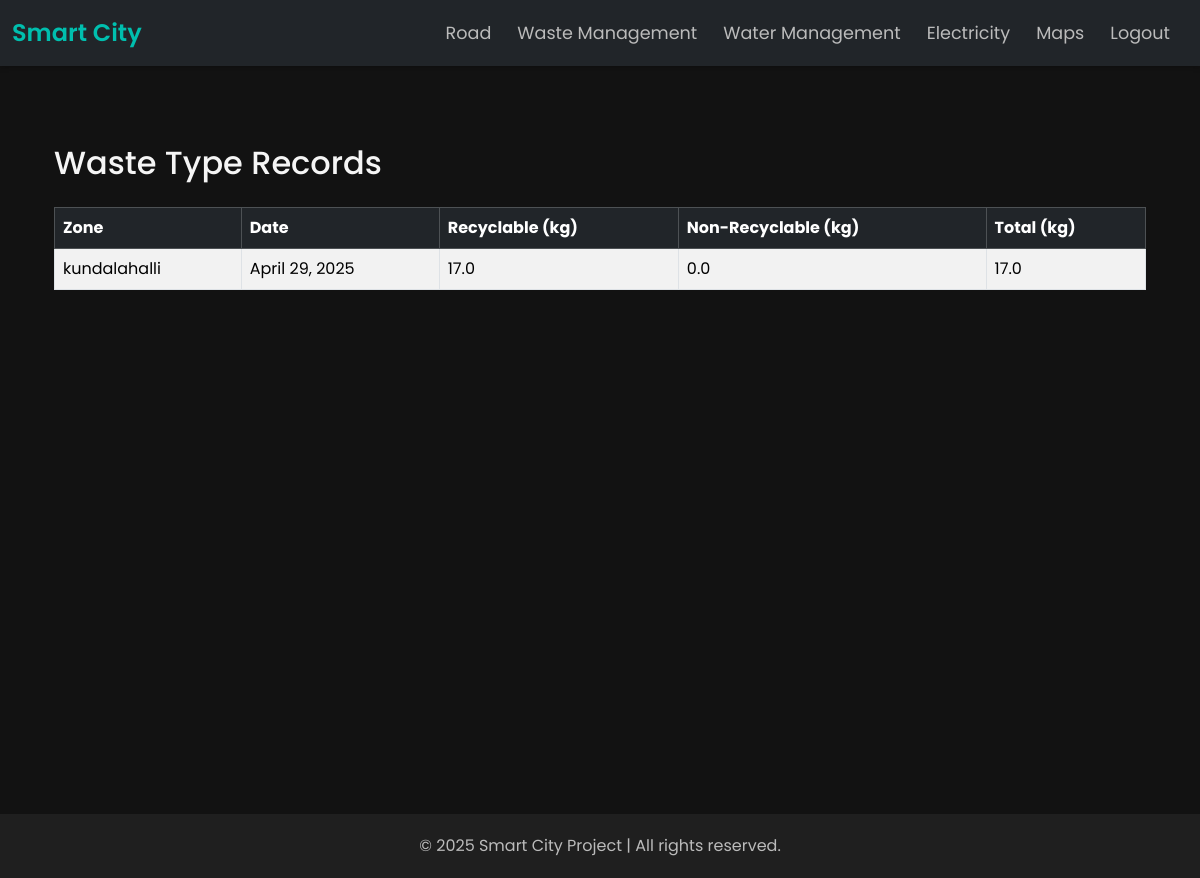
Screenshot of /waste_management/waste-records/ with the database file from the repository.
### waste_management/models.py (models this page shows, shortened)
class WasteTypeRecord(models.Model):
    zone = models.CharField(max_length=100)
    date = models.DateField()
    recyclable_weight = models.FloatField(default=0.0)
    non_recyclable_weight = models.FloatField(default=0.0)
    def total_weight(self):
        return self.recyclable_weight + self.non_recyclable_weight

### waste_management/views.py (the view)
# urls.py: path('waste-records/', views.waste_type_record_list, name='waste_type_record_list'),
def waste_type_record_list(request):
    records = WasteTypeRecord.objects.all().order_by('-date')
    return render(request, 'waste_management/waste_type_record_list.html', {'records': records})

### waste_management/templates/waste_management/waste_type_record_list.html (shortened to what this page needs)
{% extends 'base_generic.html' %}
{% block content %}
<div class="container py-4">
    <h2 class="mb-4">Waste Type Records</h2>
    <table class="table table-bordered table-striped">
        <thead class="table-dark">
            <tr>
                <th>Zone</th>
                <th>Date</th>
                <th>Recyclable (kg)</th>
                <th>Non-Recyclable (kg)</th>
                <th>Total (kg)</th>
            </tr>
        </thead>
        <tbody>
            {% for record in records %}
                <tr>
                    <td>{{ record.zone }}</td>
                    <td>{{ record.date }}</td>
                    <td>{{ record.recyclable_weight }}</td>
                    <td>{{ record.non_recyclable_weight }}</td>
                    <td>{{ record.total_weight }}</td>
                </tr>
            {% empty %}
                <tr><td colspan="6" class="text-center">No records found.</td></tr>
            {% endfor %}
        </tbody>
    </table>
</div>
{% endblock %}

### templates/base_generic.html (style rules this page uses)
body { background-color: #121212; font-family: 'Poppins', sans-serif; color: #f5f5f5; margin: 0; }
.container { min-height: 80vh; padding-top: 30px; padding-bottom: 30px; }
.navbar, .container, .footer { animation: fadeIn 0.8s ease-out; }

### rows the page displays
WasteTypeRecord: zone "kundalahalli", date "April 29, 2025", recyclable_weight "17.0", non_recyclable_weight "0.0", total_weight "17.0"
